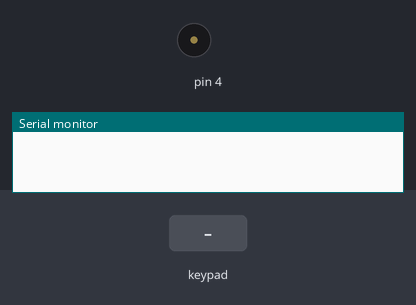
Simulated run of this sketch. Board: Arduino Uno, built with avr-gcc and run on an emulated ATmega328P. Parts: buzzer (waves = sounding), the last lines printed to the serial monitor. Inputs (shaded band) come from the test bench.

Above: at 1.2 s.
1.3 s: key '7' pressed
At 1.7 s:
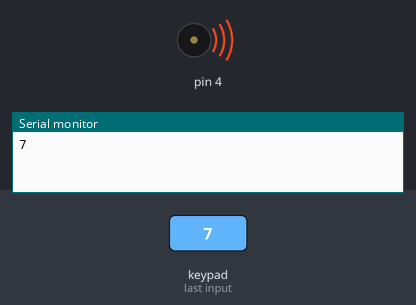
3.3 s: keypad keys 1 3 1 2 1 1 1 0 A pressed 0.4 s apart
At 7.6 s:
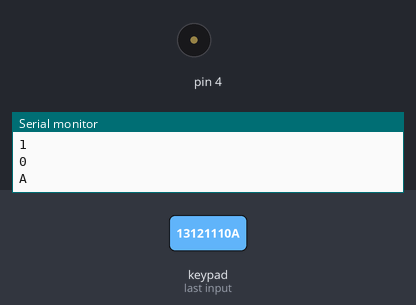
8.5 s: key 'B' pressed
At 8.9 s:
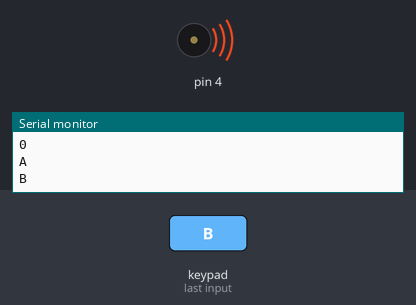
10.0 s: keypad keys 1 3 1 2 1 1 1 0 D pressed 0.4 s apart
At 14.1 s:
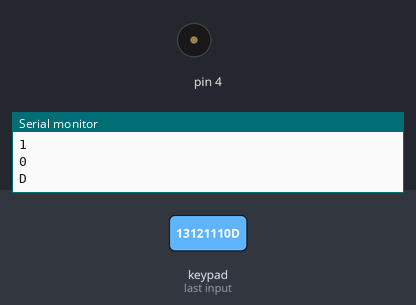
15.2 s: key 'C' pressed
At 15.6 s:
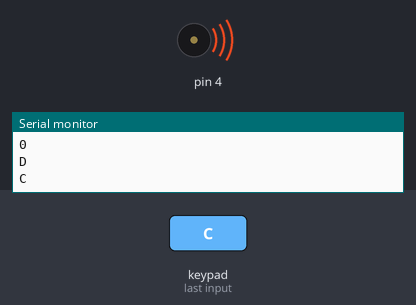
Timing chart, 0 to 17.7 s (numbered marks = the images above; inputs shaded):
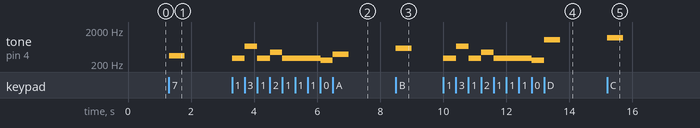

The sketch:

4_29cp2.ino
```cpp
#define C3  131
#define D3  147
#define E3  165
#define F3  175
#define G3  196
#define A3  220
#define B3  247
#define C4  262
#define D4  294
#define E4  330
#define F4  349
#define G4  392
#define A4  440
#define B4  494
#define C5  523
#define D5  587
#define E5  659
#define F5  698
#define G5  784
#define A5  880
#define B5  988
#define C6 1047
#define D6 1175
#define WHOLE 1 //全分符
#define HALF 0.5 //半分符
#define QUARTER 0.25
#define EIGHTH 0.125
#define SIXTEENTH 0.0625
int tune[] = {C4,C4,G4,G4,A4,A4,G4,'.',F4,F4,E4,E4,D4,D4,C4,'.',G4,G4,F4,F4,E4,E4,D4,'.',G4,G4,F4,F4,E4,E4,D4,'.',C4,C4,G4,G4,A4,A4,G4,'.',F4,F4,E4,E4,D4,D4,C4};
#include <Keypad.h>
const byte ROWS = 4; // 4 Rows
const byte COLS = 4; // 4 Columns
// 定義 Keypad 的按鍵
char keys[ROWS][COLS] = {
{'7', '4', '1', '0'}, {'8','5','2', 'A'},
{'9', '6', '3', 'B'}, {'C', 'D', 'E', 'F'}
};
byte rowPins[ROWS] = {13, 12, 11, 10};
byte colPins[COLS] = {9, 8, 7, 6};

int duration = 500;

Keypad keypad =Keypad( makeKeymap(keys), rowPins,colPins, ROWS, COLS );
void setup() {
   pinMode(4, OUTPUT);
   Serial.begin(9600);
}

void loop() {
  char x = keypad.getKey();
  if(x!=NO_KEY){
      switch (x) {
     case '0':
       tone(4, C4, duration);
       break;
     case '1':
       tone(4, D4, duration);
       break;
     case '4':
       tone(4, E4, duration);
       break;
     case '7':
       tone(4, F4, duration);
       break;
     case 'A':
       tone(4, G4, duration);
       break;
     case '2':
       tone(4, A4, duration);
       break;
     case '5':
       tone(4, B4, duration);
       break;
     case '8':
       tone(4, C5, duration);
       break;
     case 'B':
       tone(4, D5, duration);
       break;
     case '3':
       tone(4, E5, duration);
       break;
     case '6':
       tone(4, F5, duration);
       break;
     case '9':
       tone(4, G5, duration);
       break;
     case 'F':
       tone(4, A5, duration);
       break;
     case 'E':
       tone(4, B5, duration);
       break;
     case 'D':
       tone(4, C6, duration);
       break;
     case 'C':
       tone(4, D6, duration);
       break;
     default:
       delay(100);
     }
     Serial.println(x);
   }

}
```

Measured:
- after the input at 1.3 s, tone on pin 4: silent → 349 Hz at once, → silent 0.50 s later
- after the input at 3.3 s, tone on pin 4: plays 294 Hz for 0.39 s, 659 Hz for 0.40 s, 294 Hz for 0.40 s, 440 Hz for 0.39 s, 294 Hz for 1.2 s, 262 Hz for 0.39 s … (7 notes in this stretch), starting at once
- after the input at 8.5 s, tone on pin 4: silent → 587 Hz at once, → silent 0.50 s later
- after the input at 10.0 s, tone on pin 4: plays 294 Hz for 0.40 s, 659 Hz for 0.40 s, 294 Hz for 0.40 s, 440 Hz for 0.39 s, 294 Hz for 1.2 s, 262 Hz for 0.40 s … (7 notes in this stretch), starting at once
- after the input at 15.2 s, tone on pin 4: silent → 1175 Hz at once, → silent 0.50 s later
